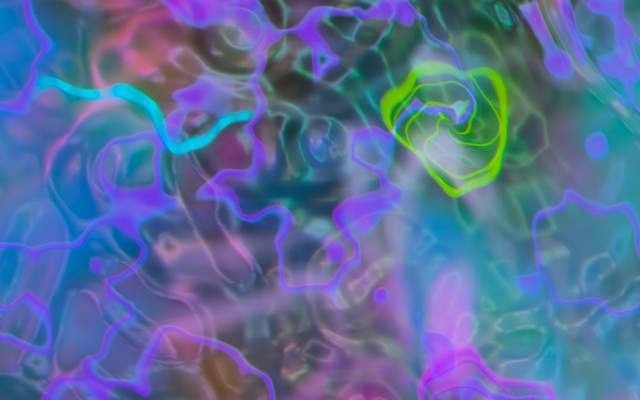
#> input picture docs/images/desktop.png, 1280 x 800 px (shown at 1/2 size)
$ python -i check_images.py   (imports and definitions only)
#> lines starting #> are read from the running program, lines starting #| are printed output that depends on the picture; after the words box and inside, x2 and y2 are one past the last pixel; in counts of white or black regions, pixels touching at a corner belong together
#!/usr/bin/env -S uv run --script
# /// script
# requires-python = ">=3.14"
# dependencies = ["pillow>=10"]
# ///
"""Inspect actual native PNG captures and write conservative diagnostics."""

from __future__ import annotations

import argparse
import glob
import hashlib
import json
import math
from pathlib import Path
import platform
import sys
from datetime import datetime, timezone

from PIL import Image, ImageChops, ImageStat, __version__ as pillow_version


HUES = ("red", "yellow", "green", "cyan", "blue", "magenta")
LIMITS = {"black_max_channel": 4, "white_min_channel": 245,
          "gray_max_channel_range": 12, "saturated_min_hsv_s": 90,
          "saturated_min_value": 32, "movement_min_channel_delta": 2}


def decode_png(path: Path) -> tuple[Image.Image, dict]:
    """Decode every pixel; verify alone would only check the container."""
    with Image.open(path) as source:
#> source is the input picture: PIL image 1280x800 RGBA; mean R, G, B, A 87.3, 109.6, 153.9, 255
        if source.format != "PNG":
            raise ValueError(f"expected PNG, found {source.format}")
        source.load()
        if min(source.size) < 1:
            raise ValueError("empty image extent")
        metadata = {"source_mode": source.mode, "icc_profile_present": bool(source.info.get("icc_profile")),
                    "srgb_chunk": source.info.get("srgb"), "gamma_chunk": source.info.get("gamma")}
        rgb = source.convert("RGB")
    return rgb, metadata


def threshold(channel: Image.Image, predicate) -> Image.Image:
    return channel.point([255 if predicate(i) else 0 for i in range(256)])


def fraction(mask: Image.Image) -> float:
    return mask.histogram()[255] / (mask.width * mask.height)


def analyze_image(path: Path, expected_size=None) -> dict:
    path = Path(path)
    result = {"path": str(path.resolve()), "status": "PASS", "diagnostics": [], "errors": []}
    try:
        with path.open("rb") as stream:
            result["sha256"] = hashlib.file_digest(stream, "sha256").hexdigest()
        rgb, metadata = decode_png(path)
#> metadata = 4 items
        result.update(metadata, size=list(rgb.size), decoded_pixels=rgb.width * rgb.height)
        if expected_size and rgb.size != expected_size:
            result["errors"].append(f"expected dimensions {expected_size}, decoded {rgb.size}")
        red, green, blue = rgb.split()
        highest = ImageChops.lighter(ImageChops.lighter(red, green), blue)
        lowest = ImageChops.darker(ImageChops.darker(red, green), blue)
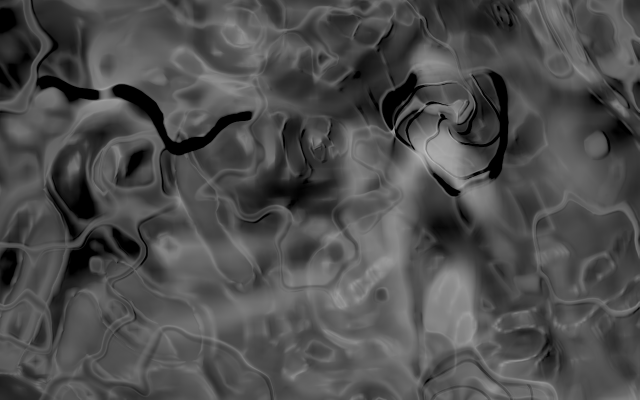
#> lowest: PIL image 1280x800 L (shown at 1/2 size); min 0, max 198, mean 77.3
        spread = ImageChops.subtract(highest, lowest)
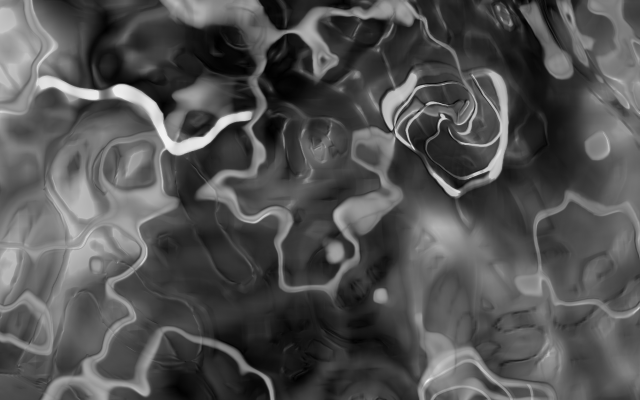
#> spread: PIL image 1280x800 L (shown at 1/2 size); min 0, max 242, mean 81.7
        hue, saturation, _ = rgb.convert("HSV").split()
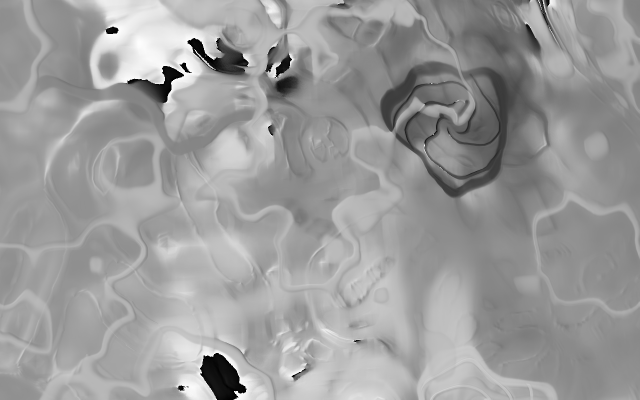
#> hue: PIL image 1280x800 L (shown at 1/2 size); min 0, max 254, mean 155.1
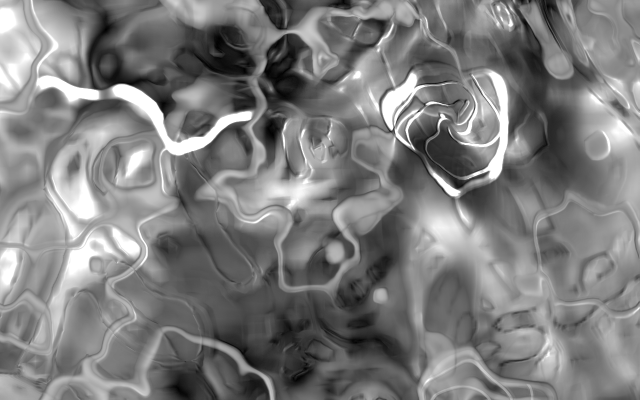
#> saturation: PIL image 1280x800 L (shown at 1/2 size); min 0, max 255, mean 124.6
        gray = threshold(spread, lambda n: n <= LIMITS["gray_max_channel_range"])
#> in threshold, `return channel.point([255 if predicate(i) else 0 for i in range(256)])`:
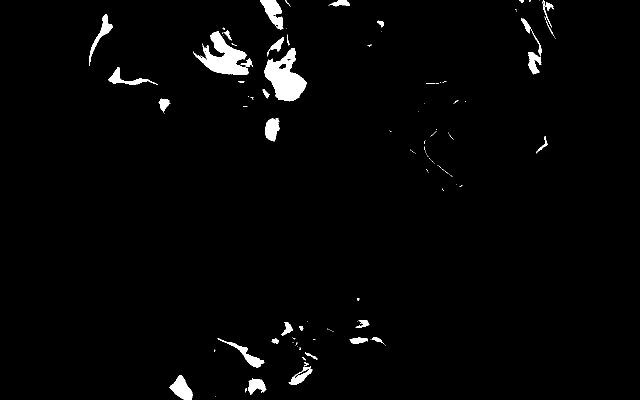
#> returned value: PIL image 1280x800 L (shown at 1/2 size); 2.1% white; 135 white regions (99 under 20 px), largest, box (x1, y1, x2, y2) and area: (528, 96, 614, 203) 4801, (386, 63, 497, 149) 4273, (520, 0, 567, 59) 1382
        black = threshold(highest, lambda n: n <= LIMITS["black_max_channel"])
#> in threshold (call 2), `return channel.point([255 if predicate(i) else 0 for i in range(256)])`: returned value: PIL image 1280x800 L; every value is 0
        white = ImageChops.multiply(gray, threshold(lowest, lambda n: n >= LIMITS["white_min_channel"]))
        saturated = ImageChops.multiply(
            threshold(saturation, lambda n: n >= LIMITS["saturated_min_hsv_s"]),
            threshold(highest, lambda n: n >= LIMITS["saturated_min_value"]))
#> in threshold (call 4), `return channel.point([255 if predicate(i) else 0 for i in range(256)])`:
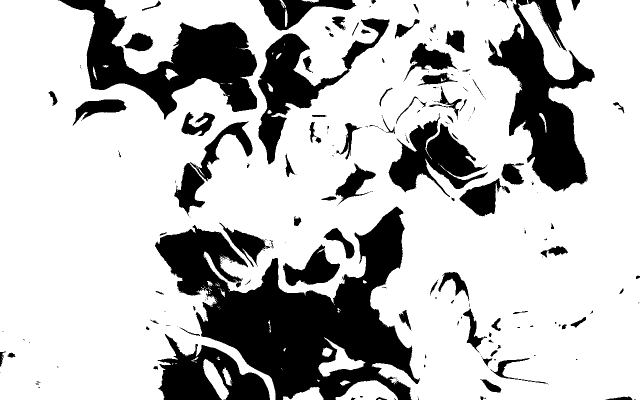
#> returned value: PIL image 1280x800 L (shown at 1/2 size); 74.6% white; 236 black regions (140 under 20 px), largest, box (x1, y1, x2, y2) and area: (310, 413, 840, 800) 89109, (116, 0, 514, 239) 37128, (976, 0, 1190, 383) 31225
#> in threshold (call 5), `return channel.point([255 if predicate(i) else 0 for i in range(256)])`: returned value: PIL image 1280x800 L; every value is 255
        hue_histogram = hue.histogram(mask=saturated)
#> hue_histogram = 256 values, max 18855 at index 144, min 0 at index 0, mean 2983.9
        coverage = dict.fromkeys(HUES, 0)
        for value, count in enumerate(hue_histogram):
            coverage[HUES[int(value * 6 / 256 + .5) % 6]] += count
#> this loop made 256 passes
#> count on passes 1 to 3: 0, 0, 0
#> after the loop, coverage = {'red': 7400, 'yellow': 7482, 'green': 25581, 'cyan': 327380, 'blue': 355537, 'magenta': 40508}
        coverage = {name: count / result["decoded_pixels"] for name, count in coverage.items()}
#> coverage = {'red': 0.00723, 'yellow': 0.00731, 'green': 0.025, 'cyan': 0.32, 'blue': 0.347, 'magenta': 0.0396}
        # Encoded RGB statistics diagnose output appearance, not physical luminance.
        encoded_luma = rgb.convert("L", (.2126, .7152, .0722, 0))
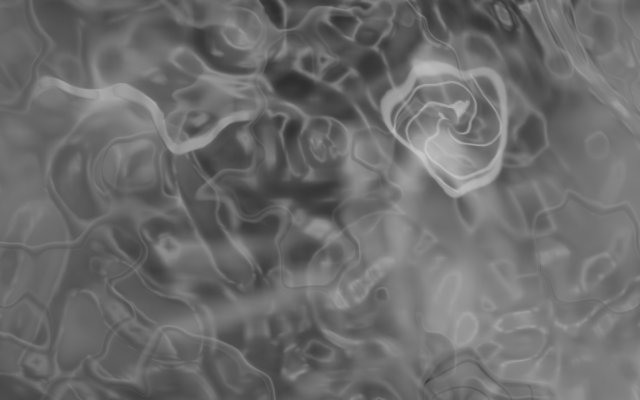
#> encoded_luma: PIL image 1280x800 L (shown at 1/2 size); min 46, max 203, mean 108
        metrics = {
            "mean_rgb_encoded": ImageStat.Stat(rgb).mean,
            "mean_rec709_encoded_luma": ImageStat.Stat(encoded_luma).mean[0] / 255,
            "mean_hsv_saturation": ImageStat.Stat(saturation).mean[0] / 255,
            "mean_channel_range": ImageStat.Stat(spread).mean[0] / 255,
            "black_fraction": fraction(black), "white_fraction": fraction(white),
            "gray_fraction": fraction(gray), "saturated_fraction": fraction(saturated),
            "hue_coverage": coverage,
            "hue_bins_at_least_one_percent": sum(v >= .01 for v in coverage.values()),
        }
        scalar_values = [value for value in metrics.values() if isinstance(value, (int, float))]
#> scalar_values = [0.424, 0.489, 0.32, 0, 0, 0.0211, 0.746, 4]
        if not all(math.isfinite(value) for value in scalar_values):
            result["errors"].append("nonfinite derived image statistics")
        result.update(metrics=metrics, decoded_finite=True)
        if highest.getextrema()[1] == 0:
            result["errors"].append("entire output is exactly black")
        if metrics["black_fraction"] > .98:
            result["diagnostics"].append("more than 98% near-black pixels; inspect exposure or capture timing")
        if metrics["white_fraction"] > .90:
            result["diagnostics"].append("more than 90% near-white pixels; inspect white washout")
        if metrics["gray_fraction"] > .95:
            result["diagnostics"].append("more than 95% gray/neutral pixels; inspect the intended scene")
        if metrics["saturated_fraction"] < .05:
            result["diagnostics"].append("fewer than 5% bright saturated pixels; inspect color coverage")
    except (OSError, ValueError, SyntaxError, Image.DecompressionBombError) as error:
        result["errors"].append(f"cannot decode valid PNG: {error}")
    if result["errors"]:
        result["status"] = "FAIL"
    return result


# [104 lines left out: functions compare_images, markdown_report, dimensions, main, not called in this run]


# [2 lines not run here, left out]

>>> result = analyze_image('../../docs/images/desktop.png')
#> result = 13 items
